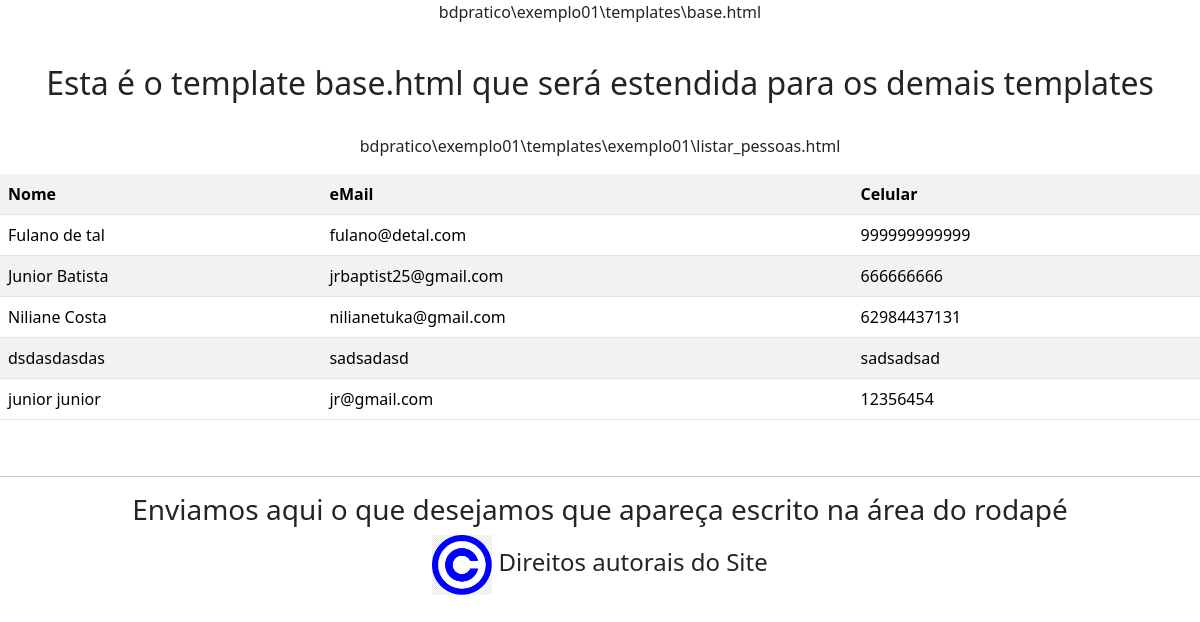
The page /pagina8 on the database as committed earlier.
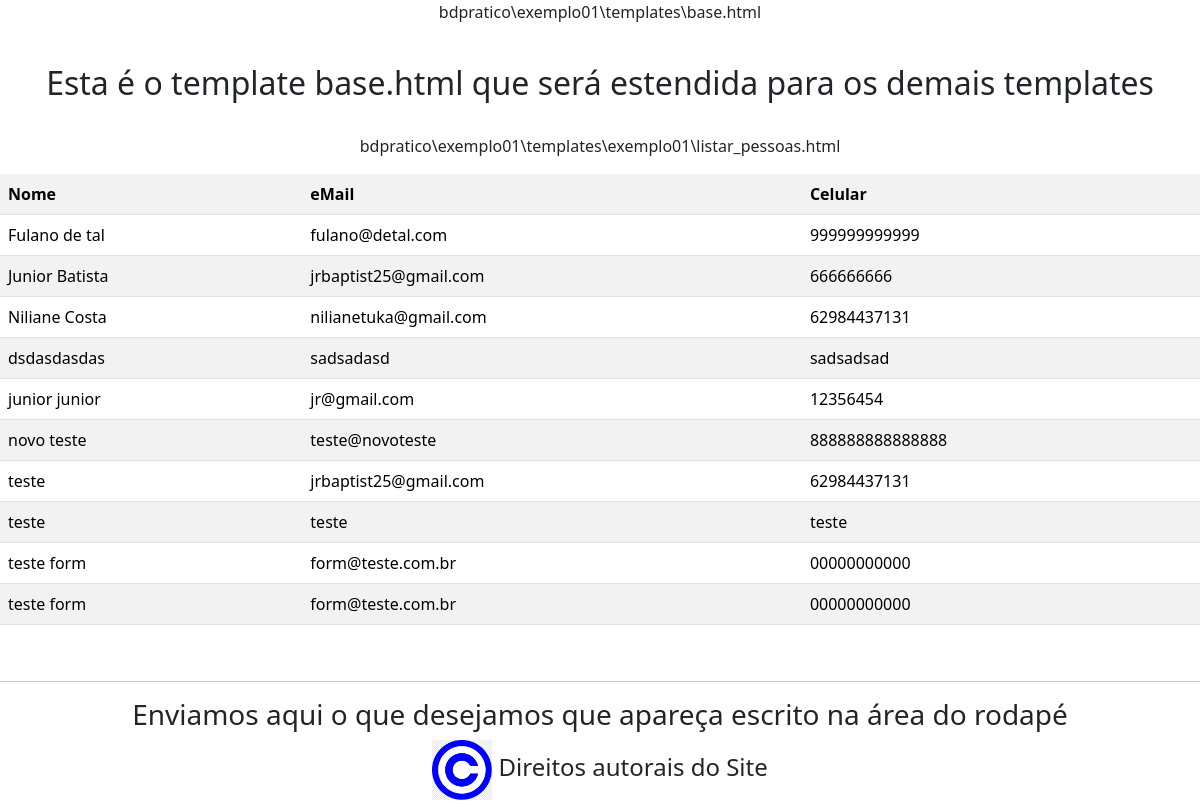
The same page on the database as committed later.
### exemplo01/models.py (models this page shows, shortened)
class pessoa(models.Model):
    nome = models.CharField(max_length=50, null = False, blank = False, verbose_name = 'Nome')
    email = models.CharField(max_length=50, null = False, blank = False, verbose_name = 'eMail')
    celular = models.CharField(max_length=20, null = True, blank = True, verbose_name = 'celular')
    funcao = models.CharField(max_length=30, null = True, blank = True, verbose_name = 'Funcao')
    nascimento = models.DateField(null = False, blank = False, default ='1990-01-01', verbose_name = 'Nascimento')
    ativo = models.BooleanField(default = True, verbose_name = 'Ativo')
    class Meta:
        ordering = ['nome','funcao']

### exemplo01/views.py (the view)
# urls.py: path('pagina8', views.pagina8, name = 'pagina8_alias'),
def pagina8(request):
    from .models import pessoa
    dicionario = {}
    registros = pessoa.objects.all()
    dicionario['pessoas'] = registros
    return render(request, 'exemplo01/listar_pessoas.html', dicionario)

### exemplo01/templates/exemplo01/listar_pessoas.html (shortened to what this page needs)
{% extends 'base.html' %}
{% block corpo %}
    <p>bdpratico\exemplo01\templates\exemplo01\listar_pessoas.html</p>
    <table class="table table-striped table-hover">
        <th>Nome</th>
        <th>eMail</th>
        <th>Celular</th>
        {% for regs in pessoas %}
            <tr>
                <td>{{ regs.nome }}</td>
                <td>{{ regs.email }}</td>
                <td>{{ regs.celular }}</td>
            </tr>
        {% endfor %}
    </table>
{% endblock %}
{% block rodape %}Enviamos aqui o que desejamos que apareça escrito na área do rodapé{% endblock %}

Rows that differ between the two databases and show on the page:
added pessoa: nome "novo teste", email "teste@novoteste", celular "888888888888888"
added pessoa: nome "teste", email "jrbaptist25@gmail.com", celular "62984437131"
added pessoa: nome "teste", email "teste", celular "teste"
added pessoa: nome "teste form", email "form@teste.com.br", celular "00000000000"
added pessoa: nome "teste form", email "form@teste.com.br", celular "00000000000"
